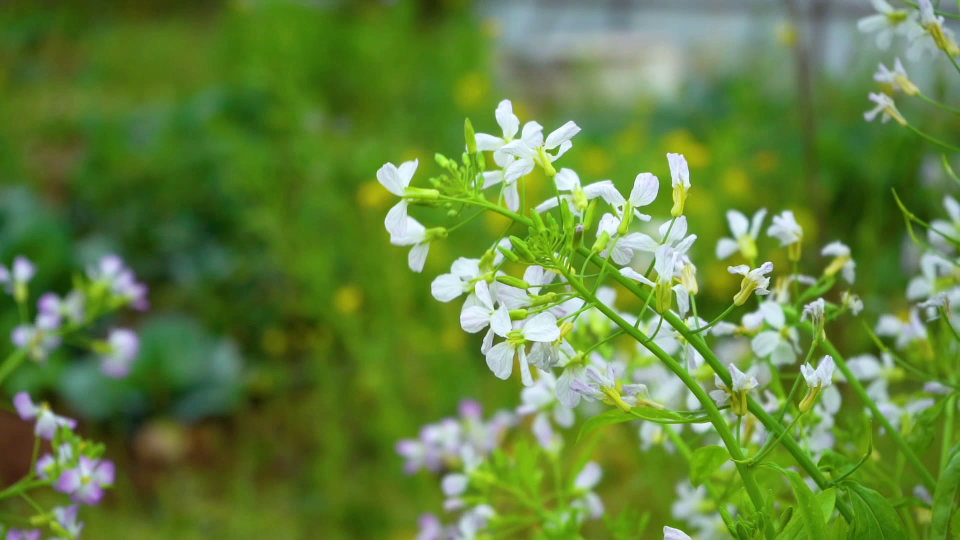
#> input picture frame 2 of OpenCV-C++/Code/5_Video Safe/product.avi, 1920 x 1080 px, given in place of test.mp4, which was not available (shown at 1/2 size)
$ python camshift.py
#> lines starting #> are read from the running program, lines starting #| are printed output that depends on the picture; after the words box and inside, x2 and y2 are one past the last pixel; in counts of white or black regions, pixels touching at a corner belong together; pictures that were not available may be replaced by others from this repository, and a replacement may not be noted
import cv2
import numpy as np

cap = cv2.VideoCapture('test.mp4')

# 确定窗口大小
x, y, w, h = 150, 250, 100, 100
track_window = (x, y, w, h)

# 确定颜色阈值范围
lower_red = np.array([0, 60, 32])
upper_red = np.array([180, 255, 255])

# 读取第一帧
ret, frame = cap.read()
#> frame is the input picture: shape (1080, 1920, 3); mean B, G, R 60.8, 130.8, 98.9
roi = frame[y:y+h, x:x+w]
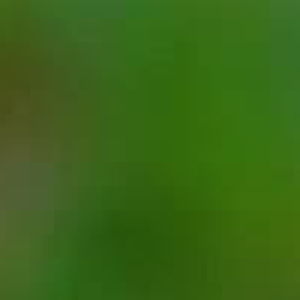
#> roi: shape (100, 100, 3) (shown 3 times larger); mean B, G, R 22.9, 102.2, 58.2
hsv_roi = cv2.cvtColor(frame, cv2.COLOR_BGR2HSV)
#> hsv_roi: shape (1080, 1920, 3); mean H, S, V 51.2, 157.5, 132.1

# 创建红色掩膜
mask = cv2.inRange(hsv_roi, lower_red, upper_red)
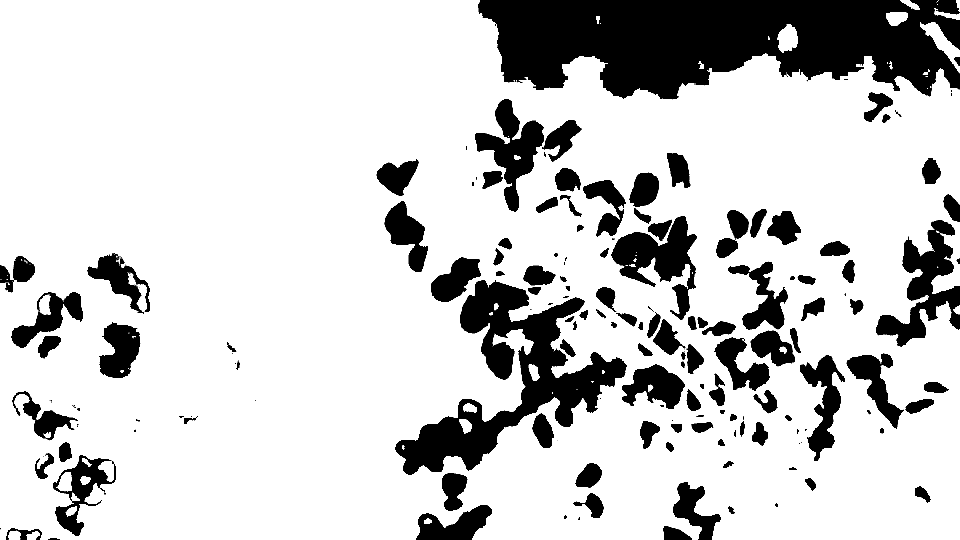
#> mask: shape (1080, 1920) (shown at 1/2 size); 80.5% white; 191 black regions (63 under 20 px), largest, box (x1, y1, x2, y2) and area: (956, 0, 1920, 199) 138686, (790, 560, 1254, 950) 56330, (1752, 440, 1920, 694) 16534

# 获取红色小球的直方图并归一化
roi_hist = cv2.calcHist([hsv_roi], [0], mask, [180], [0, 180])
#> roi_hist = 180 values, max 146375 at index 44, min 0 at index 108, mean 9275.9
roi_hist = cv2.normalize(roi_hist, roi_hist, 0, 255, cv2.NORM_MINMAX)
#> roi_hist = 180 values, max 255 at index 44, min 0 at index 108, mean 16.16

# 设置Meanshift的终止条件（最大迭代次数为10，移动小于1像素）
term_criteria = (cv2.TERM_CRITERIA_EPS | cv2.TERM_CRITERIA_COUNT, 10, 1)

while True:
    ret, frame = cap.read()
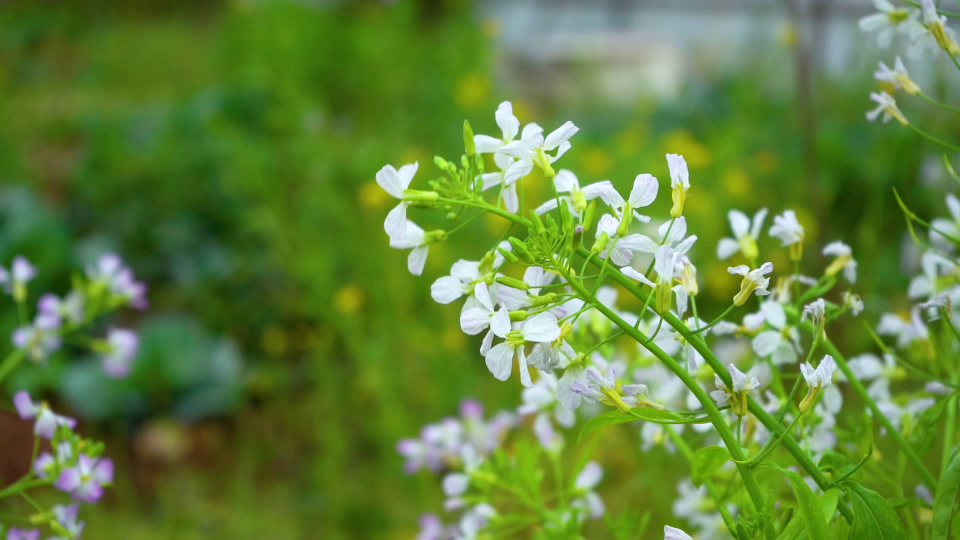
#> input picture frame 3 of OpenCV-C++/Code/5_Video Safe/product.avi, 1920 x 1080 px, given in place of test.mp4, which was not available (shown at 1/2 size)
#> frame is the input picture: shape (1080, 1920, 3); mean B, G, R 60.6, 130.6, 98.8
    if not ret:
        break

    hsv = cv2.cvtColor(frame, cv2.COLOR_BGR2HSV)
#> hsv: shape (1080, 1920, 3); mean H, S, V 51.2, 157.7, 132

    # 计算反向投影
    dst = cv2.calcBackProject([hsv], [0], roi_hist, [0, 180], 1)
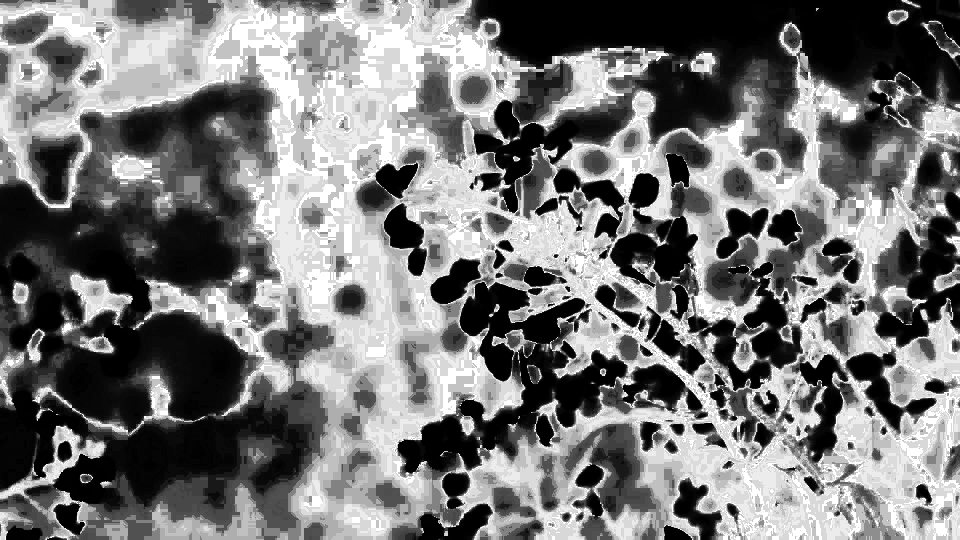
#> dst: shape (1080, 1920) (shown at 1/2 size); min 0, max 255, mean 118.3

    # 应用Camshift算法
    res, track_window = cv2.CamShift(dst, track_window, term_criteria)
#> res = ((196, 322), (128.3, 149.6), 110.8); track_window = (125, 261, 142, 122)

    pts = cv2.boxPoints(res)
#> pts = [[148.9, 235.5], [288.7, 288.6], [243.1, 408.5], [103.3, 355.4]]
    pts = np.int0(pts)
#> pts = [[148, 235], [288, 288], [243, 408], [103, 355]]
    img = cv2.polylines(frame, [pts], True, 255, 2)

    cv2.imshow('Meanshift Tracking', img)

    if cv2.waitKey(30) & 0xFF == 27:
#> (key Esc is pressed here)
        break

cap.release()
cv2.destroyAllWindows()

$ run again, starting later in the video
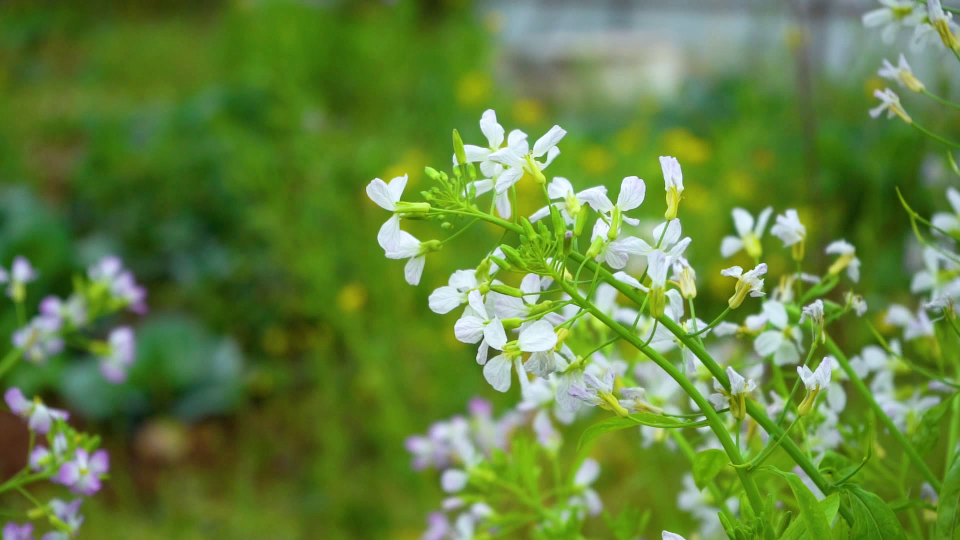
#> input picture frame 11 of OpenCV-C++/Code/5_Video Safe/product.avi, 1920 x 1080 px, given in place of test.mp4, which was not available (shown at 1/2 size)
#> frame is the input picture: shape (1080, 1920, 3); mean B, G, R 60.9, 130.6, 99.1
#> hsv_roi: shape (1080, 1920, 3); mean H, S, V 51.2, 157.1, 132
#> `mask = cv2.inRange(hsv_roi, lower_red, upper_red)`:
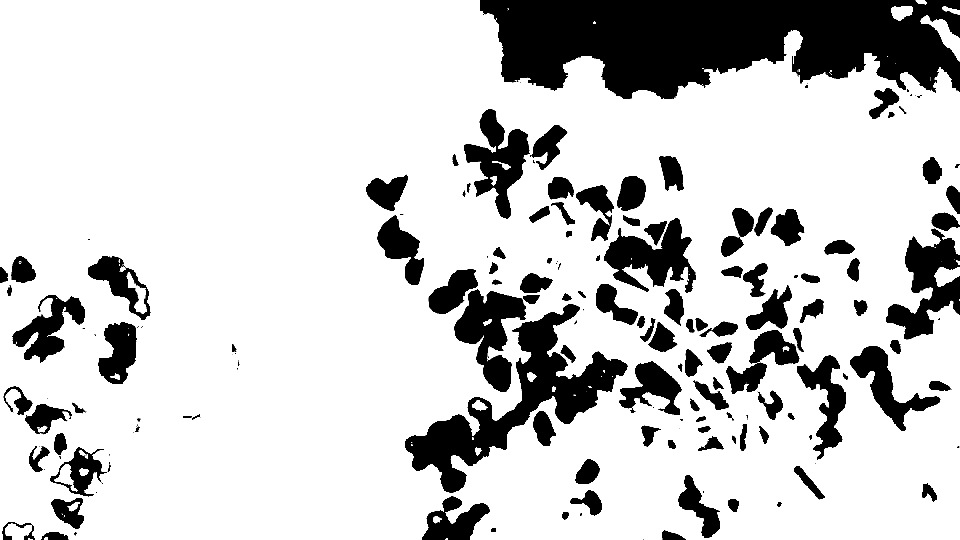
#> mask: shape (1080, 1920) (shown at 1/2 size); 80.4% white; 206 black regions (79 under 20 px), largest, box (x1, y1, x2, y2) and area: (960, 0, 1920, 198) 137817, (810, 608, 1256, 986) 43018, (1772, 457, 1920, 679) 15113
#> `roi_hist = cv2.calcHist([hsv_roi], [0], mask, [180], [0, 180])`: roi_hist = 180 values, max 145496 at index 44, min 0 at index 93, mean 9265.2
#> `roi_hist = cv2.normalize(roi_hist, roi_hist, 0, 255, cv2.NORM_MINMAX)`: roi_hist = 180 values, max 255 at index 44, min 0 at index 93, mean 16.24
#> hsv: shape (1080, 1920, 3); mean H, S, V 51.2, 157.8, 132.3
#> `dst = cv2.calcBackProject([hsv], [0], roi_hist, [0, 180], 1)`:
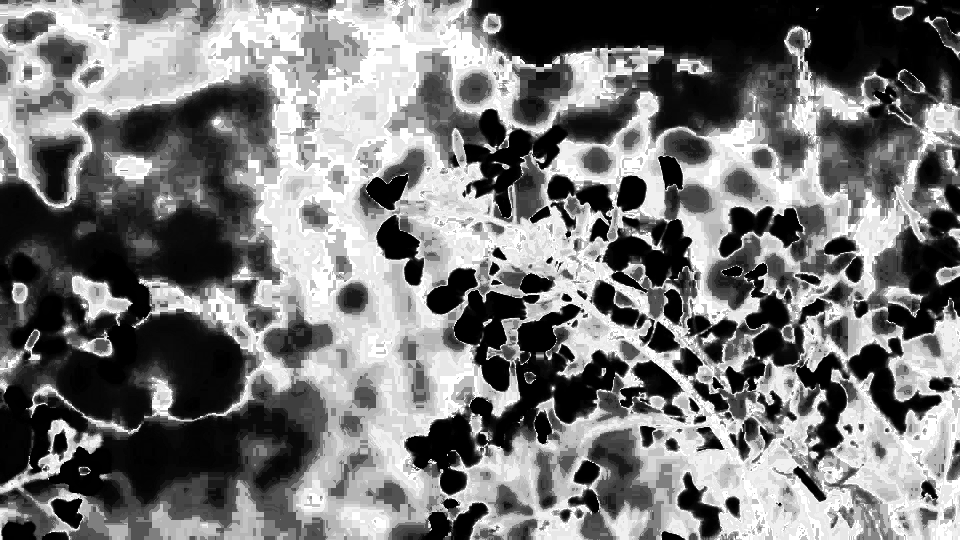
#> dst: shape (1080, 1920) (shown at 1/2 size); min 0, max 255, mean 119.4
#> res = ((179, 308), (125.1, 150.1), 138.2); track_window = (128, 251, 102, 114)
#> `pts = cv2.boxPoints(res)`: pts = [[175.6, 210.4], [275.7, 322.2], [182.4, 405.6], [82.35, 293.8]]
#> `pts = np.int0(pts)`: pts = [[175, 210], [275, 322], [182, 405], [82, 293]]

$ run again, starting later in the video
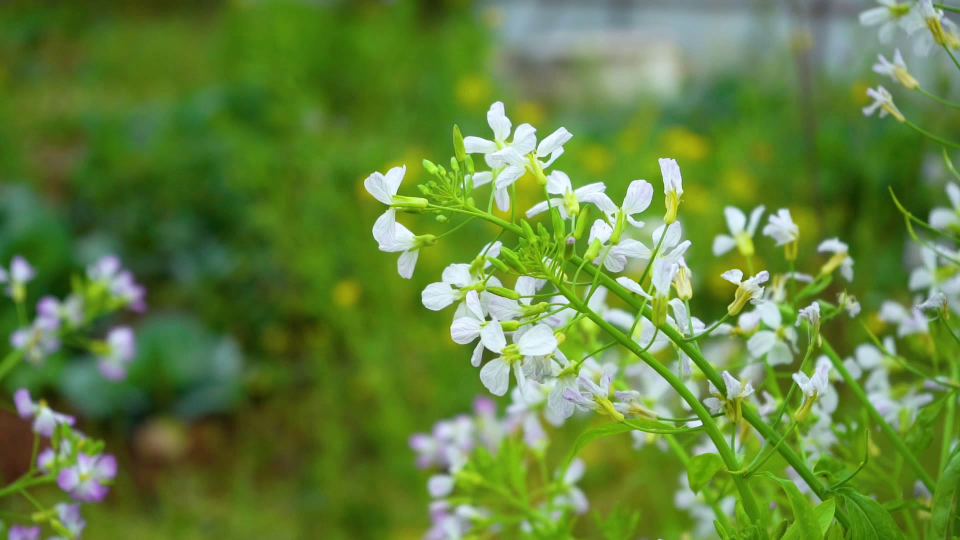
#> input picture frame 20 of OpenCV-C++/Code/5_Video Safe/product.avi, 1920 x 1080 px, given in place of test.mp4, which was not available (shown at 1/2 size)
#> frame is the input picture: shape (1080, 1920, 3); mean B, G, R 61.1, 131.2, 99.4
#> hsv_roi: shape (1080, 1920, 3); mean H, S, V 51.2, 157.4, 132.6
#> `mask = cv2.inRange(hsv_roi, lower_red, upper_red)`:
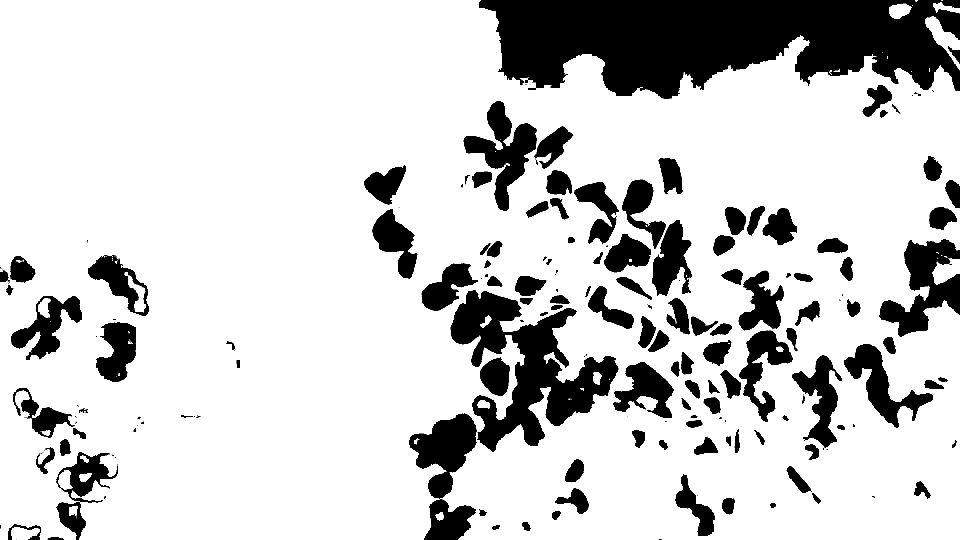
#> mask: shape (1080, 1920) (shown at 1/2 size); 80.5% white; 215 black regions (85 under 20 px), largest, box (x1, y1, x2, y2) and area: (958, 0, 1920, 198) 134902, (901, 580, 1237, 904) 43506, (818, 826, 954, 1080) 17676
#> `roi_hist = cv2.calcHist([hsv_roi], [0], mask, [180], [0, 180])`: roi_hist = 180 values, max 145159 at index 44, min 0 at index 2, mean 9277.7
#> `roi_hist = cv2.normalize(roi_hist, roi_hist, 0, 255, cv2.NORM_MINMAX)`: roi_hist = 180 values, max 255 at index 44, min 0 at index 2, mean 16.3
#> hsv: shape (1080, 1920, 3); mean H, S, V 51.2, 157.4, 132.7
#> `dst = cv2.calcBackProject([hsv], [0], roi_hist, [0, 180], 1)`:
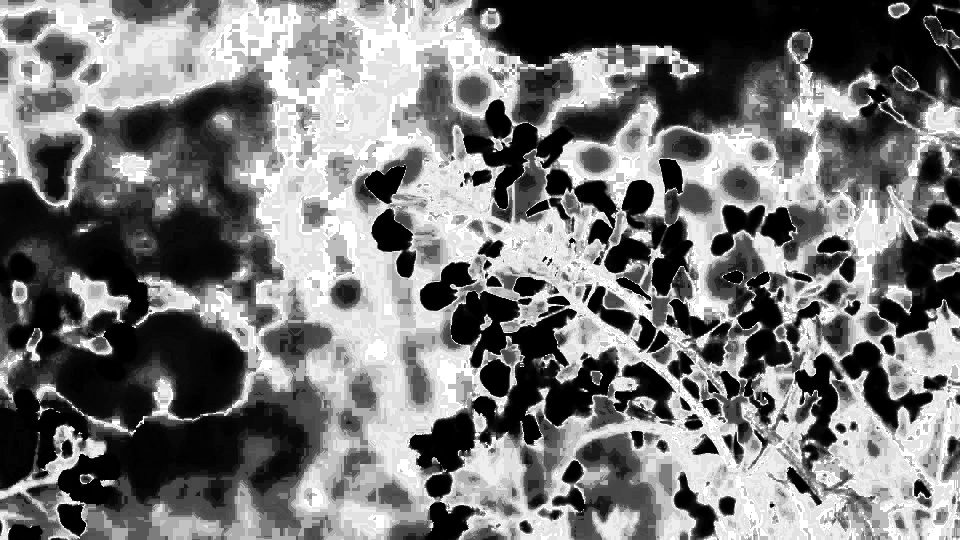
#> dst: shape (1080, 1920) (shown at 1/2 size); min 0, max 255, mean 119.1
#> res = ((178, 298), (120.2, 153.2), 138.4); track_window = (126, 240, 104, 116)
#> `pts = cv2.boxPoints(res)`: pts = [[172, 200.8], [273.8, 315.3], [184, 395.2], [82.18, 280.7]]
#> `pts = np.int0(pts)`: pts = [[172, 200], [273, 315], [183, 395], [82, 280]]
